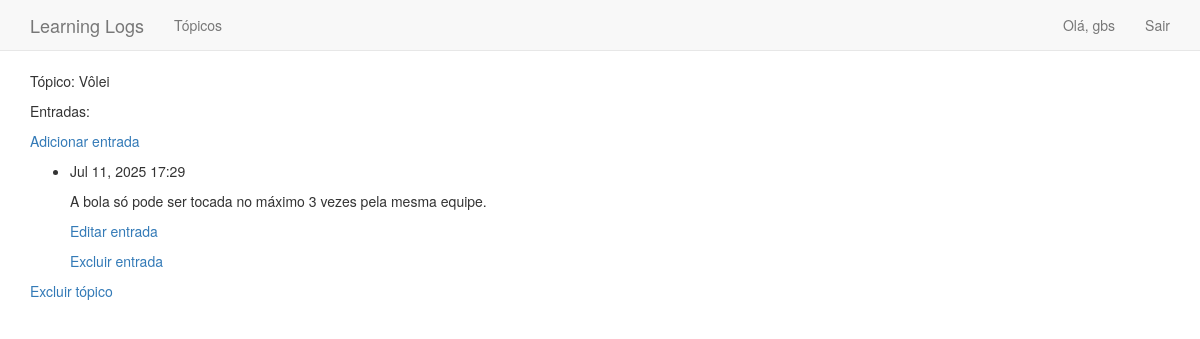
/topics/7/ (signed in), run on the app's committed database.
### learning_logs/models.py (models this page shows, shortened)
class Topic(models.Model):
    text = models.CharField(max_length=200)
    date_added = models.DateTimeField(auto_now_add=True)
    owner = models.ForeignKey(User, on_delete=models.CASCADE)
    def __str__(self):
        return self.text

class Entry(models.Model):
    topic = models.ForeignKey(Topic, on_delete=models.CASCADE)
    text = models.TextField()
    date_added = models.DateTimeField(auto_now_add=True)
    class Meta:
        verbose_name_plural = 'entries'

### learning_logs/views.py (the view)
# urls.py: path('topics/<topic_id>/', views.topic, name='topic'),
@login_required
def topic(request, topic_id):
    topic = Topic.objects.get(id = topic_id)
    if topic.owner != request.user:
        raise Http404
    entries = topic.entry_set.order_by('-date_added')
    context = {'topic' : topic, 'entries' : entries}
    return render(request, 'learning_logs/topic.html', context)

### learning_logs/templates/learning_logs/topic.html (shortened to what this page needs)
<!DOCTYPE html>
<html lang="pt-br">
<head>
</head>
<body>
    {% extends "learning_logs/base.html"%}
    {% block content %}
        <p>Tópico: {{ topic }}</p>
        <p>Entradas:</p>
        <p><a href="{% url 'new_entry' topic.id %}">Adicionar entrada</a></p>
        <ul>
            {% for entry in entries %}
                <li>
                    <p>{{ entry.date_added | date:'M d, Y H:i'}}</p>
                    <p>{{ entry.text | linebreaks}}</p>
                    <p><a href="{% url 'edit_entry' entry.id %}">Editar entrada</a></p>
                    <p><a href="{% url 'delete_entry' entry.id %}">Excluir entrada</a></p>
                </li>
            {% empty %}
                <li>
                    <p>Não há registro.</p>
                </li>
            {% endfor %}
        </ul>
        <p><a href="{% url 'delete_topic' topic.id %}">Excluir tópico</a></p>
    {% endblock content %}

### learning_logs/templates/learning_logs/base.html (shortened to what this page needs)
{% load bootstrap3 %}
<!DOCTYPE html>
<html lang="pt-br">
<head>
    {% bootstrap_css %}
</head>
<body>
    <nav class="navbar navbar-default navbar-static-top">
        <div class="container">
            <div class="navbar-header">
                <a class="navbar-brand" href="{% url 'index' %}">Learning Logs</a>
            </div>
            <div id="navbar" class="collapse navbar-collapse">
                <ul class="nav navbar-nav">
                    <li><a href="{% url 'topics' %}">Tópicos</a></li>
                </ul>
                <ul class="nav navbar-nav navbar-right">
                    {% if user.is_authenticated %}
                        <li><a>Olá, {{ user.username }}</a></li>
                        <li><a href="{% url 'logout' %}">Sair</a></li>
                    {% else %}
                        <li><a href="{% url 'login' %}">Entrar</a></li>
                        <li><a href="{% url 'register' %}">Registrar</a></li>
                    {% endif %}
                </ul>
            </div>
        </div>
    </nav>
    <div class="container">
        <div>
            {% block content %} {% endblock content %}
        </div>
    </div>
</body>
</html>

### data on the page
Topic: text "Vôlei"
Entry: date_added "Jul 11, 2025 17:29", text "A bola só pode ser tocada no máximo 3 vezes pela mesma equipe."

### other printed values
{{ user.username }} "gbs"
